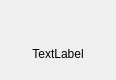
<?xml version="1.0" encoding="UTF-8"?>
<ui version="4.0">
 <class>WidBtn</class>
 <widget class="QWidget" name="WidBtn">
  <property name="geometry">
   <rect>
    <x>0</x>
    <y>0</y>
    <width>116</width>
    <height>80</height>
   </rect>
  </property>
  <property name="windowTitle">
   <string>Form</string>
  </property>
  <layout class="QGridLayout" name="gridLayout">
   <property name="leftMargin">
    <number>0</number>
   </property>
   <property name="topMargin">
    <number>0</number>
   </property>
   <property name="rightMargin">
    <number>0</number>
   </property>
   <property name="bottomMargin">
    <number>0</number>
   </property>
   <property name="spacing">
    <number>0</number>
   </property>
   <item row="0" column="0">
    <layout class="QVBoxLayout" name="verticalLayout" stretch="2,1">
     <property name="spacing">
      <number>0</number>
     </property>
     <property name="bottomMargin">
      <number>5</number>
     </property>
     <item>
      <layout class="QHBoxLayout" name="horizontalLayout">
       <property name="topMargin">
        <number>6</number>
       </property>
       <item>
        <widget class="QLabel" name="lblImg">
         <property name="sizePolicy">
          <sizepolicy hsizetype="Fixed" vsizetype="Fixed">
           <horstretch>0</horstretch>
           <verstretch>0</verstretch>
          </sizepolicy>
         </property>
         <property name="minimumSize">
          <size>
           <width>26</width>
           <height>26</height>
          </size>
         </property>
         <property name="maximumSize">
          <size>
           <width>26</width>
           <height>26</height>
          </size>
         </property>
         <property name="text">
          <string/>
         </property>
         <property name="scaledContents">
          <bool>true</bool>
         </property>
        </widget>
       </item>
      </layout>
     </item>
     <item>
      <widget class="QLabel" name="lbltitle">
       <property name="text">
        <string>TextLabel</string>
       </property>
       <property name="alignment">
        <set>Qt::AlignCenter</set>
       </property>
      </widget>
     </item>
    </layout>
   </item>
  </layout>
 </widget>
 <resources/>
 <connections/>
</ui>
